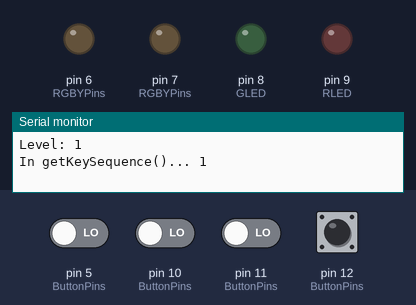
Bench run of a sketch on a simulated Arduino Uno, built with avr-gcc and run on an emulated ATmega328P. Shown: output pins drawn as LEDs (lit = HIGH), the last lines printed to the serial monitor. Inputs (shaded band) come from the test bench; at power-on: pin 5 (ButtonPins), pin 10 (ButtonPins), pin 11 (ButtonPins), pin 12 (ButtonPins) LOW. Random numbers use the default seed unless the sketch sets one.

Above: at 2.2 s.
2.3 s: pin 12 (ButtonPins) pulled HIGH for 0.15 s
At 3.4 s:
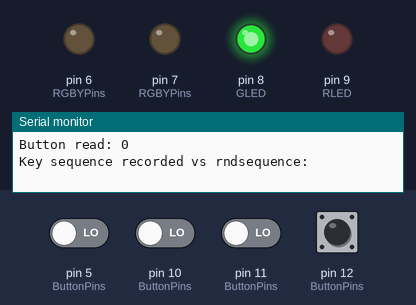
At 6.21 s:
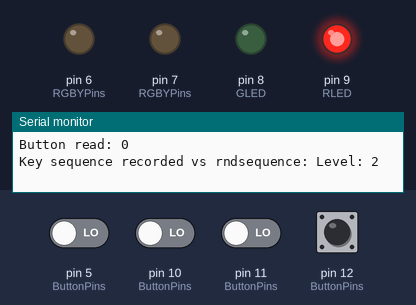
Timing chart, 0 to 8.3 s (numbered marks = the images above; inputs shaded):
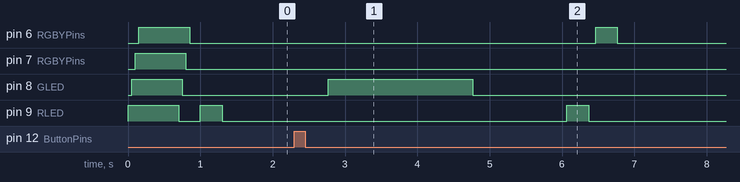

The sketch:

sketch_simonsays.ino
```cpp
void turnOn(int);
void turnOff(int);
void turnOffAll(int);
void flashOK();
void flashWrong();
void clearKeyedSequence();
void testSequence(int lvl);

#define DEBUG 0

// From tutorial: https://create.arduino.cc/projecthub/ronbentley1/button-switch-using-an-external-interrupt-7879df
#define switched                            true // value if the button switch has been pressed
#define debounce                              10 // time to wait in milli secs

// Set up LEDs and Buttons on pins
#define RLED 9         //    Red LED connected to digital pin 9
#define GLED 8         //  Green LED connected to digital pin 8
#define BLED 7         //   Blue LED connected to digital pin 7
#define YLED 6         // Yellow LED connected to digital pin 6
#define RBUT 12
#define GBUT 11
#define BBUT 10
#define YBUT 5
const int nPins = 4;
int RGBYPins[] = {RLED,GLED,BLED,YLED};
int ButtonPins[] = {RBUT,GBUT,BBUT,YBUT};

int ON_DELAY  = 300;    // Time that a LED is turned on [ms]
int OFF_DELAY = 100;    // Time between LED flashes [ms]

const int MAX_LEVEL = 10;
int rndSeq[MAX_LEVEL];
int keySeq[MAX_LEVEL];
int key_index;                 // Current key sequence index

void setup() {
  // Set up pin states
  for (int i = 0; i < nPins; i++) {
    pinMode(RGBYPins[i], OUTPUT);
    pinMode(ButtonPins[i], INPUT);
    // digitalWrite(ButtonPins[i], HIGH);
  }

  // Game setup
  randomSeed(analogRead(0));
  rndSeq[MAX_LEVEL];
  for (int i = 0; i < MAX_LEVEL; i++)
    rndSeq[i] = random(0,nPins);
#ifdef DEBUG
  Serial.begin(9600); // opens serial port, sets data rate to 9600 bps
#endif

  flashStart();
}

// Adapted from tutorial: https://create.arduino.cc/projecthub/ronbentley1/button-switch-using-an-external-interrupt-7879df
bool read_button(int button_switch) {
  // static variables because we need to retain old values between function calls
  static bool     switch_pending[nPins] = {false,false,false,false};
  static long int elapse_timer[nPins];

  // Use an input outside the generic bounds to reset the pending attributes of all switches
  if (button_switch >= nPins)
  {
    for (int i = 0; i < nPins; i++) {
      switch_pending[i] = false;
      elapse_timer[i] = 0;
    }
    return !switched;
  }

  int button_reading = digitalRead(ButtonPins[button_switch]);
  // Check if button is pressed, and if this is observed for the first time start
  // the debounce timer (to absorb any spurious fluctuations)

  if ((button_reading == HIGH) && (!switch_pending[button_switch])) {
      // High signal so presumed button press - set the pending + debounce cycle
      switch_pending[button_switch] = true;
      elapse_timer[button_switch] = millis(); // start elapse timing for debounce checking
#ifdef DEBUG
      Serial.print("Input pin values 0-3: ");
      for (int i = 0; i < nPins; i++) {
        Serial.print(digitalRead(ButtonPins[i]));
        Serial.print("  ");
      }
      Serial.print(" for button: ");
      Serial.println(button_switch);
#endif
    }


  // Switch was pressed, now released, so check if debounce time elapsed. If this check is not
  // met, it is likely that the HIGH signal detected earlier was a spurious potential spike. Either
  // way, we release the pending attribute for this switch.
  if (switch_pending[button_switch] && button_reading == LOW) {
    switch_pending[button_switch] = false;   // reset for next button press
    if (millis() - elapse_timer[button_switch] >= debounce) {
      // debounce time elapsed, so switch press cycle complete
#ifdef DEBUG
      Serial.print("Button read: ");
      Serial.println(button_switch);
#endif
      keySeq[key_index++] = button_switch;           // Add keypress to keyed sequence
      return switched;                       // advise that switch has been pressed
    }
  }
  return !switched; // either no press request or debounce period not elapsed
} // end of read_button function

void loop() {
  bool isCorrectSequence = true;
  int level = 1;
  // Game logic
  while ((level < MAX_LEVEL) && (isCorrectSequence)) {
#ifdef DEBUG
      Serial.print("Level: ");
      Serial.println(level);
#endif
      showSequence(level);
      turnOffAll();

      getKeySequence(level);

      isCorrectSequence = testKeySequence(level);
      if (isCorrectSequence)
        flashOK();
      else
        flashWrong();

      // Level up!
      delay(1000);
      level++;
  }
}

bool testKeySequence(int lvl) {
  bool isCorrectSequence = true;
  Serial.print("Key sequence recorded vs rndsequence: ");
  for (int i = 0; i < lvl; i++) {
    isCorrectSequence = (isCorrectSequence && (keySeq[i] == rndSeq[i]));
  }

  return isCorrectSequence;
}

void getKeySequence(int lvl)
// Gets the keyed sequence and tests it against the goal sequence
// Reports back a bool whether the key presses match the goal.
{
  int i;
#ifdef DEBUG
  Serial.print("In getKeySequence()... ");
  Serial.println(lvl);
#endif
  clearKeyedSequence();

  // Loop over all input pins to detect button presses. Exit if enough key presses have been collected
  while (key_index < lvl) {
    for (i = 0; i < nPins; i++)
     read_button(i);

    delay(10);
  }
}

void clearKeyedSequence () {
  // Reset keyed sequence to nPins (impossible number)
  for (int i = 0; i < MAX_LEVEL; i++)
    keySeq[i] = nPins;

  // Reset key sequence index
  key_index = 0;

  // Reset the read_button counters in case one button was still active
  read_button(nPins+1);
}

void showSequence(int lvl) {
  for (int i=0; i < lvl; i++) {
    turnOn(rndSeq[i]);
    turnOff(rndSeq[i]);
  }
}

void flashOK() {
  delay(300);
  digitalWrite(GLED,HIGH);
  delay(2000);
  digitalWrite(GLED,LOW);
  delay(300);
}

void flashWrong() {
  delay(300);
  digitalWrite(RLED,HIGH);
  delay(2000);
  digitalWrite(RLED,LOW);
  delay(300);
}

void turnOn(int led) {
  analogWrite(RGBYPins[led],255);
  delay(ON_DELAY);
}

void turnOff(int led) {
  analogWrite(RGBYPins[led],0);
  delay(OFF_DELAY);
}

void turnOffAll() {
  for (int i = 0; i < nPins; i++)
    analogWrite(RGBYPins[i],0);

  delay(OFF_DELAY);
}

void flashStart()
{
    for (int j = 0; j < nPins; j++) {
      digitalWrite(RGBYPins[j],HIGH);
      delay(50);
    }
    delay(500);

    for (int j = 0; j < nPins; j++) {
      digitalWrite(RGBYPins[j],LOW);
      delay(50);
    }

  turnOffAll();
}
```

Measured:
- after the input at 2.3 s, pin 6 (RGBYPins): LOW → HIGH after 4.2 s, → LOW 0.30 s later; pin 8 (GLED): LOW → HIGH after 0.47 s, → LOW 2.0 s later; pin 9 (RLED): LOW → HIGH after 3.8 s, → LOW 0.30 s later
